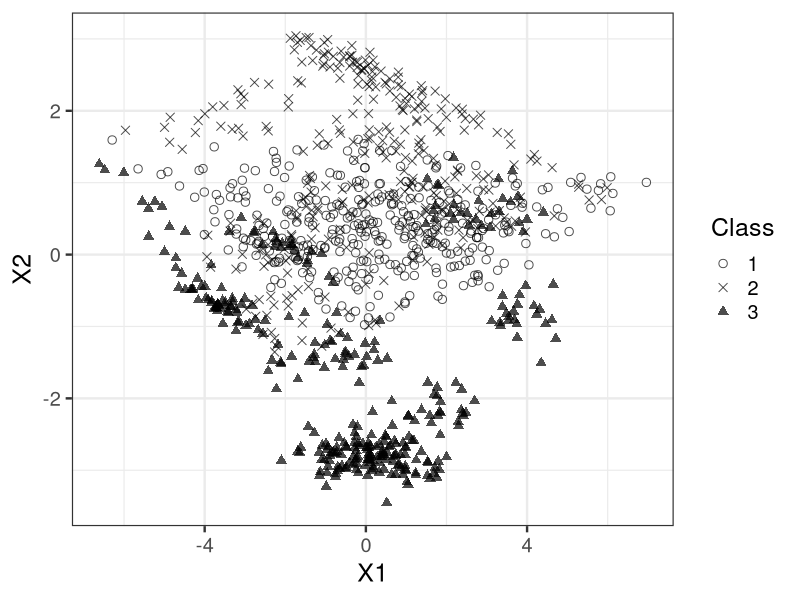

Source code (R):
library(ggplot2)

d <- read.csv('input/data-oil.csv')
D <- 12
Y <- scale(d[ ,1:D])

res_pca <- prcomp(Y)
d_pca <- data.frame(X1=res_pca$x[ ,1], X2=res_pca$x[ ,2], Class=factor(d$Class))

p <- ggplot(data=d_pca, aes(x=X1, y=X2, shape=Class)) +
  theme_bw(base_size=18) +
  geom_point(size=2.5, alpha=0.7) +
  scale_shape_manual(values=c(1,4,17))
ggsave(p, file='output/fig14-6.png', dpi=300, w=6, h=5)

